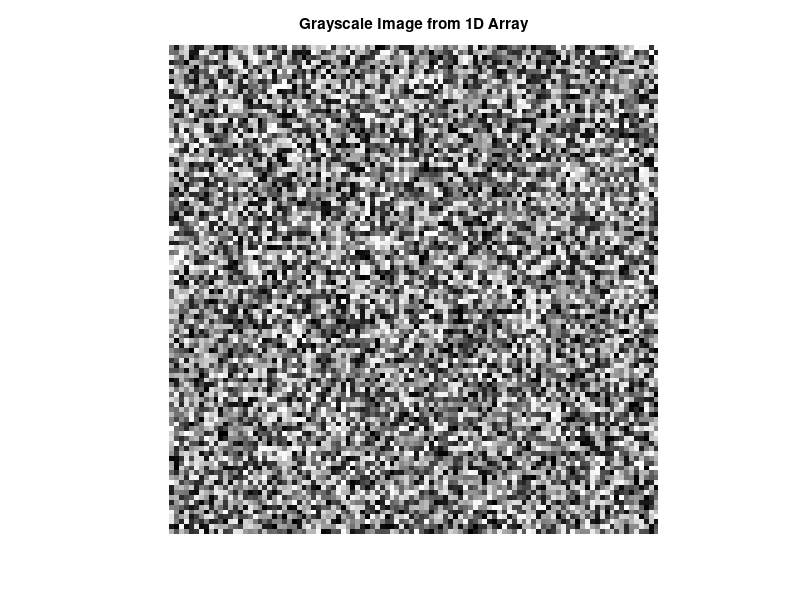

Source code (MATLAB):
%load the 1DArray
oneDArray = rand(1, 10000);

%defining the image dimensions
width = 100; 
height = 100; 

%reshape the 1D Array
grayImage = reshape(oneDArray, [height, width]);

%display the grayscale image
imshow(grayImage, []);
title('Grayscale Image from 1D Array');

%save the gray scale image
imwrite(grayImage, 'gray_image.png');